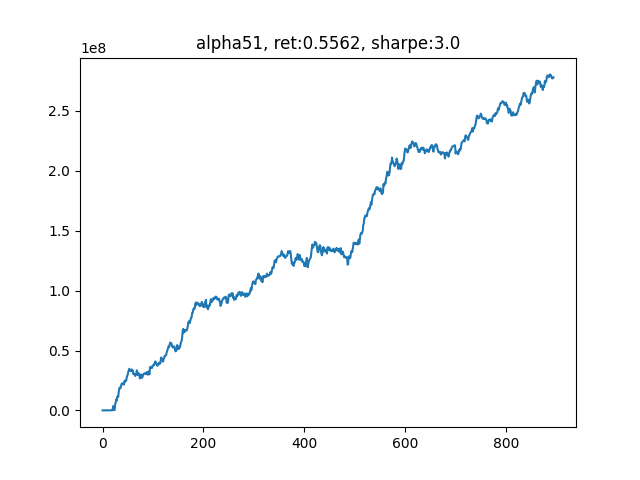

This chart was generated by the following Python code:
'''
v_1.4
alpha101单因子测试
'''

from __future__ import print_function
import logging


import os
import time
import numpy as np
import pandas as pd
import matplotlib.pyplot as plt

import scipy.optimize as sco
from sklearn import preprocessing
from sklearn.linear_model import LinearRegression

import multiprocessing as mp
from concurrent.futures import ProcessPoolExecutor, as_completed



import warnings
warnings.filterwarnings("ignore")



############################ Define our factors ####################################### 
def RSIIndividual(data):
    t = 6                           # 需要6天的历史数据
    close = np.array(data)[:, 5]    # 股票N天的close数据
    delta = np.diff(close)     

    delta = pd.Series(delta)
    up, down = delta.copy(), delta.copy()
    up[up < 0] = 0
    down[down > 0] = 0
    roll_up1 = up.ewm(span=5).mean()                      # 上涨天数的指数移动平均
    roll_down1 = down.abs().ewm(span=5).mean()            # 下跌天数的指数移动平均
    RS1 = roll_up1 / roll_down1
    RSI1 = 100.0 - (100.0 / (1.0 + RS1))

    return -RSI1.iloc[-1]


def SixDayRS(data):
    '''
    六日收益率反转
    '''
    t = 6                           # 需要6天的历史数据
    close = np.array(data)[:, 5]    # 股票N天的close数据    
    return -(close[-1]/close[-t] - 1) 

def MOM(data):
    t = 6                           # 需要6天的历史数据
    close = np.array(data)[:, 5]    # 股票N天的close数据
    delta = np.diff(close)     

    delta = pd.Series(delta)
    up, down = delta.copy(), delta.copy()
    up[up < 0] = 0
    down[down > 0] = 0
    roll_up1 = up.ewm(span=5).mean()                      # 上涨天数的指数移动平均
    roll_down1 = down.abs().ewm(span=5).mean()            # 下跌天数的指数移动平均
    RS1 = roll_up1 / roll_down1
    RSI1 = 100.0 - (100.0 / (1.0 + RS1))

    six_day_rs = -(close[-1]/close[-t] - 1) 

    return (-RSI1.iloc[-1] + six_day_rs)/2

def Size(data):
    '''
    市值（收盘价近似代替）
    '''
    t = 6                                   # 需要6天的历史数据
    close = np.array(data)[:, 5]            # 股票N天的close数据
    size = np.log(close)         # 按行求均值
    size = pd.Series(size)
    size = size.rolling(window=5).mean()

    return -size.iloc[-1]


def VolumePct(data):
    '''
    成交量变化率
    '''
    t = 6                                      # 需要6天的历史数据
    volume = np.array(data)[:, 6]              # 股票N天的volume数据
    
    volume = pd.Series(volume)
    # v_pct = np.abs(volume.pct_change(1))
    v_pct = volume.pct_change(3)
    v_pct = v_pct.rolling(window=5).mean()
    return -v_pct.iloc[-1]

###############################   Alpha 101   ##############################
def Alpha6(data):
    _open = pd.Series(np.array(data)[:, 2])                # 开盘价
    volume = pd.Series(np.array(data)[:, 6])              # 股票N天的volume数据
    alpha6 = _open.rolling(window=10).corr(volume)
    return -1*alpha6.iloc[-1]

def Alpha7(data):
    close = pd.Series(np.array(data)[:, 5])
    amount = pd.Series(np.array(data)[:, 7])              # 股票N天的amount数据
    mean_amount = amount.rolling(window=5).mean().iloc[-1]
    if mean_amount<amount.iloc[-1]:
        delta = close.diff(3).abs().iloc[-10:]
        delta_rank = delta.rank()
        return -1*delta_rank.iloc[-1]*np.sign(delta.iloc[-1])
    else:
        return -1

def Alpha12(data):
    close = pd.Series(np.array(data)[:, 5])
    amount = pd.Series(np.array(data)[:, 7])              # 股票N天的amount数据
    _sign = np.sign(amount.diff(1).iloc[-1])
    delta = close.diff(1)
    return -1*_sign*delta.iloc[-1]

def Alpha23(data):
    high = pd.Series(np.array(data)[:, 3])
    _mean = high.rolling(10).mean()
    _delta = high.diff(2)
    if _mean.iloc[-1]<high.iloc[-1]:
        return -1*_delta.iloc[-1]
    else:
        return 0

def Alpha26(data):
    high = pd.Series(np.array(data)[:, 3])[-10:]
    amount = pd.Series(np.array(data)[:, 7])[-10:]
    high_rank = high.rank()
    amount_rank = amount.rank()
    _corr = amount_rank.rolling(window=5).corr(high_rank)
    res = _corr.rolling(window=3).max()

    return -1*res.iloc[-1]

def Alpha28(data):
    high = pd.Series(np.array(data)[:, 3])
    low = pd.Series(np.array(data)[:, 4])
    close = pd.Series(np.array(data)[:, 5])
    amount = pd.Series(np.array(data)[:, 7])
    adv10 = amount.rolling(window=10).mean().fillna(0)
    _corr = adv10.rolling(window=5).corr(low).fillna(0)
    _scale = _corr+(high+low)/2-close
    _scale /= _scale.abs().sum()
    
    return _scale.iloc[-1]

def Alpha41(data):
    high = np.array(data)[:, 3][-1]
    low = np.array(data)[:, 4][-1]
    volume = np.array(data)[:, 6][-1]
    amount = np.array(data)[:, 7][-1]

    return np.sqrt(high*low) - amount/volume

def Alpha43(data):
    close = pd.Series(np.array(data)[:, 5])
    amount = pd.Series(np.array(data)[:, 7])
    adv10 = amount.rolling(10).mean()
    amount_rank = (amount/adv10).rank()
    delta = (-1*close.diff(4)).iloc[-4:]
    delta_rank = delta.rank()

    return amount_rank.iloc[-1]*delta_rank.iloc[-1]

def Alpha46(data):
    close = np.array(data)[:, 5]
    condition1 = (close[-20]-close[-10])/10 - (close[-10]-close[-1])/10
    if condition1 > 0.25:
        return -1
    elif condition1 < 0:
        return 1
    else:
        return -1*(close[-1]-close[-2])

def Alpha49(data):
    close = np.array(data)[:, 5]
    condition1 = (close[-20]-close[-10])/10 - (close[-10]-close[-1])/10
    if condition1 < -0.1:
        return 1
    else:
        return -1*(close[-1]-close[-2])

def Alpha51(data):
    close = np.array(data)[:, 5]
    condition1 = (close[-20]-close[-10])/10 - (close[-10]-close[-1])/10
    if condition1 < -0.05:
        return 1
    else:
        return -1*(close[-1]-close[-2])

###############################   并行计算因子   ##############################
def each_task(_key, _array):
    factors = []
    # factors.append(RSIIndividual(_array))
    # factors.append(SixDayRS(_array))
    # factors.append(Size(_array))
    # factors.append(VolumePct(_array))
    factors.append(Alpha51(_array))
    return (_key, factors)

def mp_task(batch, data):
    res = []
    for _key in batch:
        res.append(each_task(_key, data[_key]))
    return res

def _batch(stock_list):
    num_of_stock = len(stock_list)
    batch_size = num_of_stock // os.cpu_count()
    for i in range(0, num_of_stock, batch_size):
        yield stock_list[i: i+batch_size]

###############################   回归法估计因子权重   ##############################
def factor_regression(factors_record, pct_record, i):
    X = factors_record[-(i+2)]
    X[np.isnan(X)] = 0
    Y = pct_record[-i]
    Y[np.isnan(Y)] = 0
    reg = LinearRegression()
    # print("X", X)
    # print("Y", Y)
    reg.fit(X,Y)   
    factor_weight = list(reg.coef_)
    factor_weight.append(reg.intercept_)
    
    return factor_weight

###############################   有效前沿计算个股权重   ##############################
def portfolio_annualised_performance(weights, mean_returns, cov_matrix):
    returns = np.sum(mean_returns*weights ) *252
    std = np.sqrt(np.dot(weights.T, np.dot(cov_matrix, weights))) * np.sqrt(252)
    return std, returns

def neg_sharpe_ratio(weights, mean_returns, cov_matrix, risk_free_rate):
    p_var, p_ret = portfolio_annualised_performance(weights, mean_returns, cov_matrix)
    return -(p_ret - risk_free_rate) / p_var

def max_sharpe_ratio(mean_returns, cov_matrix, risk_free_rate):
    num_assets = len(mean_returns)
    args = (mean_returns, cov_matrix, risk_free_rate)
    constraints = ({'type': 'eq', 'fun': lambda x: np.sum(x) - 1})
    bound = (0.0,1.0)
    bounds = tuple(bound for asset in range(num_assets))
    result = sco.minimize(neg_sharpe_ratio, num_assets*[1./num_assets,], args=args,
                        method='SLSQP', bounds=bounds, constraints=constraints)
    return result

###############################   计算仓位收益率   ##############################
def calculate_pct(all_data, position, my_sequence):

    # t+2 和 t+1 的价差
    delta = all_data[all_data['Date'] == my_sequence+2]['Close'].values - \
            all_data[all_data['Date'] == my_sequence+1]['Close'].values

    profit = position @ delta
    return profit



# 因子或是回归最多利用过去10天的数据
MAX_NUM_RECORD = 10
num_of_holding = 100
leverage = 1
my_sequence = 0        # 当前日期
cur_capital = 5e8          # 初始资金
fee = 1.5e-4           # 手续费率

data = {}               # 储存一段时间的行情
yesterday_close = []    # 记录昨日收盘价，用于计算当日收益率
pct_record = []         # 记录每日收益率
factors_record = []     # 记录每日因子值
factors_weight = []     # 因子加权权重
capital_record = []     # 记录资金变动

file_name = r"./CONTEST_DATA_TEST_100_1.csv"
all_data = pd.read_csv(file_name, 
                    usecols=[0,1,2,3,4,5,6,7], 
                    names=['Date','Instrument','Open','High','Low','Close','Volume','Amount'])


daily_data = all_data[all_data['Date']==my_sequence].values
num_of_stock = daily_data.shape[0]
stock_list = np.arange(num_of_stock)

print(daily_data.shape)

# 每一支股票单独存在字典里
for i in range(num_of_stock):
    data[i] = []
    data[i].append(daily_data[i])

stock_batch = list(_batch(stock_list))
# print(stock_batch)

total_days = 900
mp.set_start_method('fork')

while(my_sequence<total_days-5):
    my_sequence += 1
    all_factors = [[]] * num_of_stock     # 每个股票的所有因子是一行
    
    start =  time.time()
    capital_record.append(cur_capital-5e8)
    print('current day: {}, current capital: {}......\n'.format(my_sequence, cur_capital))

    daily_data = all_data[all_data['Date']==my_sequence].values
    daily_data = daily_data[:, 0:8]
    today_close = daily_data[:, 5]                    # 当日收盘价
    if len(yesterday_close)>0:                        # 从第二天开始算起
        pct = (today_close - yesterday_close)/yesterday_close
        pct_record.append(pct)

    num_of_stock = daily_data.shape[0]
    stock_list = np.arange(num_of_stock)

    print(daily_data.shape)

    # 每一支股票单独存在字典里
    for i in range(num_of_stock):
        data[i].append(daily_data[i])

    use_time = time.time() - start
    print("Time of 🍦: ", round(use_time,2))

    if len(data[0]) >= 20:

        with ProcessPoolExecutor() as executor:
            futures = [executor.submit(mp_task, batch, data) for batch in stock_batch]
            for future in as_completed(futures):
                factors_batch = future.result()
                for i in range(len(factors_batch)):
                    _key, factors = factors_batch[i]
                    # print(_key, factors)
                    all_factors[_key] = factors

        # print(all_factors)
        print(len(all_factors))                                               # N * K

        use_time = time.time() - start
        print("Time of 🍎: ", round(use_time,2))

        all_factors = np.array(all_factors)
        all_factors[np.isnan(all_factors)] = 0                                # 处理空值
        all_factors[np.isinf(all_factors)] = 0                                # 处理无限值
        all_factors = preprocessing.scale(all_factors)              # 按列z-score标准化
        # all_factors = np.hstack(([[1]]*num_of_stock, all_factors))            # 每一行最左侧插入[1]
        factors_record.append(all_factors)                                    # T * N * (K)，储存一段时间的因子值，用于计算因子收益率
        num_of_factor = all_factors.shape[1]
        
        if len(factors_weight) == 0:
            final_factors = np.array(all_factors).mean(axis=1)
        else:
            final_factors = np.hstack((all_factors, [[1]]*num_of_stock)) @ np.array(factors_weight)
        
        use_time = time.time() - start
        print("Time of 🍌: ", round(use_time,2))

        _rank = np.argsort(np.argsort(final_factors))    # 0-499，多因子等权组合之后的排序值
        _pos = np.array([0]*num_of_stock)
        
        _buy_line = num_of_stock-num_of_holding/2
        _sell_line = num_of_holding/2
        _pos[_rank>=_buy_line] = 1
        _pos[_rank<_sell_line] = -1
        
        position = _pos * cur_capital * leverage / num_of_holding / today_close
        position[np.isnan(position)] = 0
        position = position.astype(int)
        print("len of position: ", len(position))
        # print(position)
        daily_profit = calculate_pct(all_data, position, my_sequence)
        cur_capital += daily_profit
        cur_capital *= (1-fee)          # 扣除手续费

        use_time = time.time() - start
        print("Time of 🍊: ", round(use_time,2))

        if len(factors_record) >= 10:
            # 其实只做了8次回归，取平均值
            factors_weight = []
            
            # with ProcessPoolExecutor() as executor:
            #     futures = [executor.submit(factor_regression, factors_record, pct_record, i+1) for i in range(len(factors_record)-2)]
            #     for future in as_completed(futures):
            #         factors_weight.append(future.result())
            
            # factors_weight = np.array(factors_weight).mean(axis=0)
            # factors_weight /= np.sum(factors_weight)

            # print("factors_weight: ", factors_weight)
            # if len(factors_record) >= 20: factors_record.pop(0)

        use_time = time.time() - start
        print("Time of 🍐: ", round(use_time,2))

        # 删除最老的一天的数据
        if len(data[0]) >= 20:
            for i in range(num_of_stock):
                data[i].pop(0)
        
        use_time = time.time() - start
        print("Time of 🍉: ", round(use_time,2))

    # use_time = time.time() - start
    # print("Time of posting position: %s", use_time)
    # time.sleep(0.1)
    
    yesterday_close = today_close

total_return = round(capital_record[-1]/5e8, 4)
daily_pct = pd.Series(capital_record)+5e8
daily_pct = daily_pct.pct_change()
sharpe = daily_pct.mean() / daily_pct.std() * np.sqrt(252)
sharpe = np.round(sharpe)

_name = 'alpha51'
plt.figure()
plt.plot(capital_record)
_title = "{}, ret:{}, sharpe:{}".format(_name, total_return, sharpe)
plt.title(_title)
plt.savefig('backtest_{}.png'.format(_name))

factors_record = np.array(factors_record)[:,:,0]
pd.DataFrame(factors_record).to_csv('factors_{}.csv'.format(_name))
